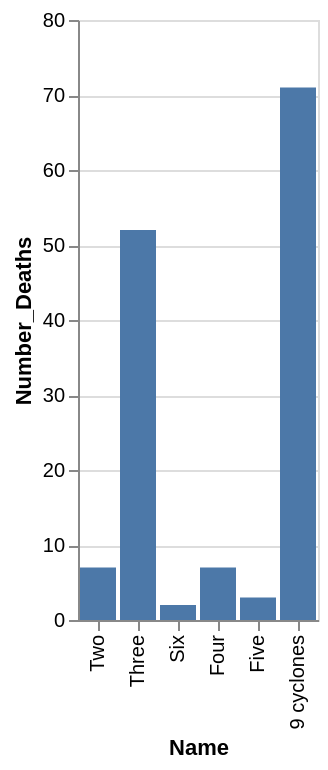

Express this chart as Vega-Lite.
### Vega-Lite specification from a JSON file in a GitHub repository (floating-point values rounded to 4 significant figures)
{"data": {"values": [{"x_data": "Two", "y_data": 7}, {"x_data": "Three", "y_data": 52}, {"x_data": "Six", "y_data": 2}, {"x_data": "Four", "y_data": 7}, {"x_data": "Five", "y_data": 3}, {"x_data": "9 cyclones", "y_data": 71}]}, "mark": "bar", "encoding": {"x": {"field": "x_data", "type": "nominal", "title": "Name", "sort": "descending"}, "y": {"field": "y_data", "type": "quantitative", "title": "Number_Deaths"}}}
